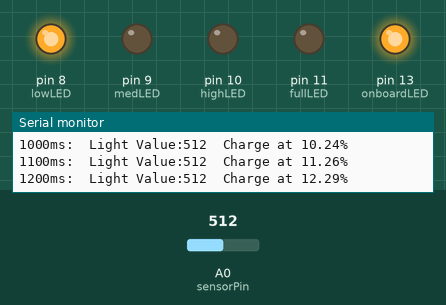
Simulated run of this sketch. Board: Arduino Uno, built with avr-gcc and run on an emulated ATmega328P. Shown: output pins drawn as LEDs (lit = HIGH), the last lines printed to the serial monitor. The test bench sets the inputs (shaded band); at power-on: A0 (sensorPin) = 512.

Above: at 1.2 s.
1.3 s: A0 (sensorPin) set to 900
At 3.0 s:
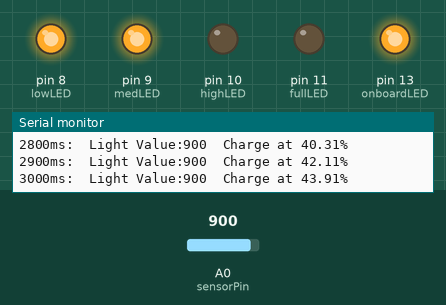
4.3 s: A0 (sensorPin) set to 1023
At 4.3 s:
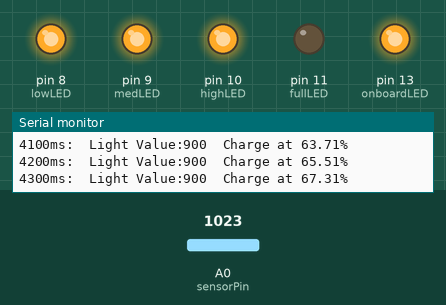
At 7.2 s:
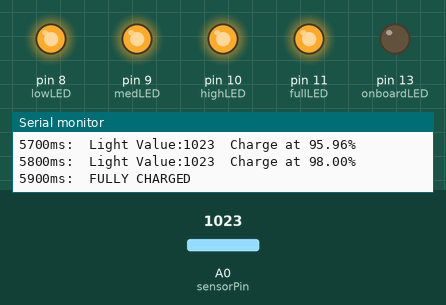
Timing chart, 0 to 8.7 s (numbered marks = the images above; inputs shaded):
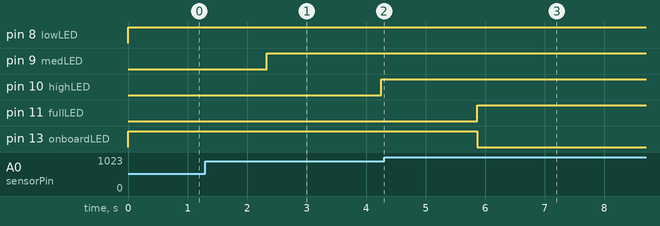

The sketch:

Day_7.ino
```cpp
//Day 7

int sensorPin = A0; //select the *analog zero* input pin for probing the photoresistor
int onboardLED = 13;  //select the pin for the HERO's built-in LED
int sensorValue = 0;  //variable that we'll use to store the value reading from the sensor

int lowLED = 8; //pin for red LED
int medLED = 9; //pin for yellow LED
int highLED = 10; //pin for white LED
int fullLED = 11; //pin for green LED

unsigned int batteryCapacity = 50000;
unsigned int batteryLevel = 0;
unsigned int ticks = 0;
unsigned int wait = 100;
double PercentFull;

void setup() {
  // put your setup code here, to run once:
  Serial.begin(9600);
  pinMode(onboardLED, OUTPUT);

  pinMode(lowLED, OUTPUT);
  pinMode(medLED, OUTPUT);
  pinMode(highLED, OUTPUT);
  pinMode(fullLED, OUTPUT);

  digitalWrite(onboardLED, HIGH);
}

void PrintBatteryPercentage(){
  //print the elapsed time
  Serial.print(ticks);
  Serial.print("ms:  Light Value:");

  Serial.print(sensorValue);
  Serial.print("  Charge at ");

  //convert the integers to decimal numbers, divide them and print
  PercentFull = 100 * ((double)batteryLevel / (double)batteryCapacity);
  Serial.print(PercentFull);

  //print a percent sign and line return
  Serial.println("%");
}

void ChargeIndicator(){
  if (PercentFull > 0){
    digitalWrite(lowLED, HIGH);
  }
  if (PercentFull > 33){
    digitalWrite(medLED, HIGH);
  }
  if (PercentFull > 66){
    digitalWrite(highLED, HIGH);
  }
  if (PercentFull > 99){
    digitalWrite(fullLED, HIGH);
  }
}

void loop() {
  sensorValue = analogRead(sensorPin); //read the value from the sensor
  batteryLevel += sensorValue;
  ticks += wait;

  if(batteryLevel >= batteryCapacity){
    Serial.print(ticks);
    Serial.print("ms:  ");
    Serial.println("FULLY CHARGED");
    digitalWrite(fullLED, HIGH);
    digitalWrite(onboardLED, LOW);
    batteryLevel = batteryCapacity; //to prevent integer from continuing to increase
    ticks = 0;
    delay(20000); //long pause
  }
  else {
    PrintBatteryPercentage();
  }

  ChargeIndicator();

  delay(wait);
}
```

Measured:
- after the input at 1.3 s, pin 9 (medLED): LOW → HIGH after 1.0 s instead of 1.9 s; pin 10 (highLED): LOW → HIGH after 3.0 s
- after the input at 4.3 s, pin 13 (onboardLED): HIGH → LOW after 1.6 s instead of 1.9 s
